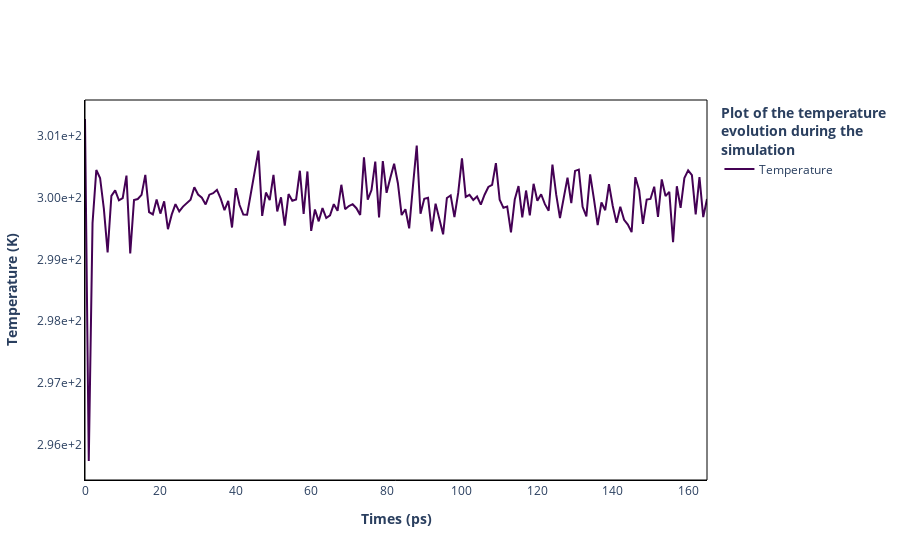

Notebook code cell kept with this figure:
### Code cell
# =============
#
# PLOTLY FIGURE
#
# =============

plot_res = go.Figure()

viridis = cm.get_cmap('viridis', 1)

plot_res.add_trace(go.Line(
    x=x,
    y=y,
    name="Temperature",
    line=dict(color=colors.rgb2hex(viridis(0)))
))

plot_res.add_shape(
    # Rectangle with reference to the plot
    type="rect",
    xref="paper",
    yref="paper",
    x0=0,
    y0=0,
    x1=1.0,
    y1=1.0,
    line=dict(
        color="black",
        width=1,
    )
)

plot_res["data"][0]["showlegend"]=True

plot_res.update_layout(
    plot_bgcolor='white',
    xaxis_title="<b>Times (ps)</b>",
    yaxis_title="<b>Temperature (K)</b>",
    legend_title="<b>Plot of the temperature<br />evolution during the<br />simulation</b>",
)

plot_res.update_xaxes(showline=True, linewidth=1, linecolor="black")
plot_res.update_yaxes(showline=True, linewidth=1, linecolor="black", tickformat= ".2e")

plot_res.write_html(
    "NVT.html",
    full_html=False,
    include_plotlyjs=True
)

plot_res.show()

### Figure 1 — Plotly figure (JSON) as saved in the notebook; plotly's stock layout.template omitted (floating-point values rounded to 4 significant figures; data arrays with more than 128 entries replaced by an {"elided": "..."} marker saying what was removed)
{"data": [{"line": {"color": "#440154"}, "name": "Temperature", "showlegend": true, "type": "scatter", "x": {"elided": "166 int values"}, "y": {"elided": "166 float values"}}], "layout": {"legend": {"title": {"text": "<b>Plot of the temperature<br />evolution during the<br />simulation</b>"}}, "plot_bgcolor": "white", "shapes": [{"line": {"color": "black", "width": 1}, "type": "rect", "x0": 0, "x1": 1, "xref": "paper", "y0": 0, "y1": 1, "yref": "paper"}], "xaxis": {"linecolor": "black", "linewidth": 1, "showline": true, "title": {"text": "<b>Times (ps)</b>"}}, "yaxis": {"linecolor": "black", "linewidth": 1, "showline": true, "tickformat": ".2e", "title": {"text": "<b>Temperature (K)</b>"}}}}
